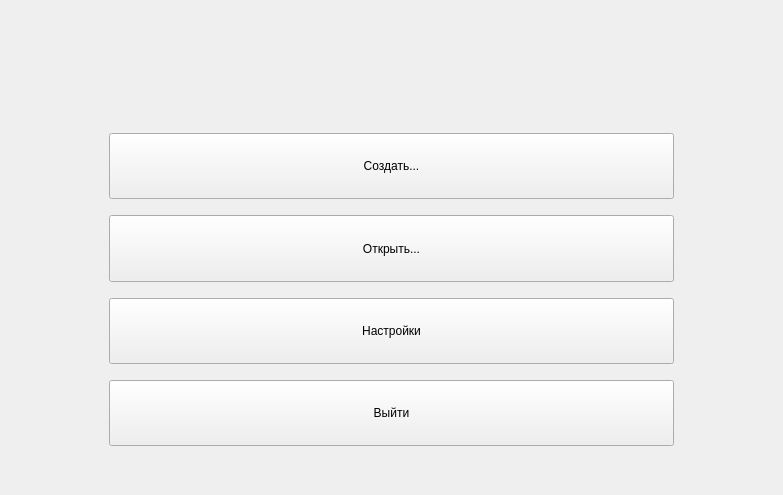
<?xml version="1.0" encoding="UTF-8"?>
<ui version="4.0">
 <class>MainWindow</class>
 <widget class="QMainWindow" name="MainWindow">
  <property name="geometry">
   <rect>
    <x>0</x>
    <y>0</y>
    <width>783</width>
    <height>495</height>
   </rect>
  </property>
  <property name="windowTitle">
   <string>MainWindow</string>
  </property>
  <widget class="QWidget" name="centralwidget">
   <layout class="QVBoxLayout" name="verticalLayout_2">
    <item>
     <spacer name="verticalSpacer_6">
      <property name="orientation">
       <enum>Qt::Vertical</enum>
      </property>
      <property name="sizeType">
       <enum>QSizePolicy::Fixed</enum>
      </property>
      <property name="sizeHint" stdset="0">
       <size>
        <width>20</width>
        <height>20</height>
       </size>
      </property>
     </spacer>
    </item>
    <item>
     <layout class="QHBoxLayout" name="logoLayout">
      <item>
       <spacer name="horizontalSpacer">
        <property name="orientation">
         <enum>Qt::Horizontal</enum>
        </property>
        <property name="sizeType">
         <enum>QSizePolicy::MinimumExpanding</enum>
        </property>
        <property name="sizeHint" stdset="0">
         <size>
          <width>148</width>
          <height>58</height>
         </size>
        </property>
       </spacer>
      </item>
      <item>
       <widget class="QLabel" name="logo">
        <property name="text">
         <string/>
        </property>
       </widget>
      </item>
      <item>
       <spacer name="horizontalSpacer_2">
        <property name="orientation">
         <enum>Qt::Horizontal</enum>
        </property>
        <property name="sizeType">
         <enum>QSizePolicy::MinimumExpanding</enum>
        </property>
        <property name="sizeHint" stdset="0">
         <size>
          <width>148</width>
          <height>58</height>
         </size>
        </property>
       </spacer>
      </item>
     </layout>
    </item>
    <item>
     <layout class="QHBoxLayout" name="mainLayout">
      <property name="sizeConstraint">
       <enum>QLayout::SetNoConstraint</enum>
      </property>
      <item>
       <spacer name="horizontalSpacer_3">
        <property name="orientation">
         <enum>Qt::Horizontal</enum>
        </property>
        <property name="sizeType">
         <enum>QSizePolicy::Fixed</enum>
        </property>
        <property name="sizeHint" stdset="0">
         <size>
          <width>100</width>
          <height>50</height>
         </size>
        </property>
       </spacer>
      </item>
      <item>
       <layout class="QVBoxLayout" name="verticalLayout">
        <item>
         <spacer name="verticalSpacer">
          <property name="orientation">
           <enum>Qt::Vertical</enum>
          </property>
          <property name="sizeType">
           <enum>QSizePolicy::Fixed</enum>
          </property>
          <property name="sizeHint" stdset="0">
           <size>
            <width>88</width>
            <height>40</height>
           </size>
          </property>
         </spacer>
        </item>
        <item>
         <widget class="QPushButton" name="b_create">
          <property name="sizePolicy">
           <sizepolicy hsizetype="Minimum" vsizetype="Expanding">
            <horstretch>0</horstretch>
            <verstretch>0</verstretch>
           </sizepolicy>
          </property>
          <property name="text">
           <string>Создать...</string>
          </property>
         </widget>
        </item>
        <item>
         <spacer name="verticalSpacer_3">
          <property name="orientation">
           <enum>Qt::Vertical</enum>
          </property>
          <property name="sizeType">
           <enum>QSizePolicy::Fixed</enum>
          </property>
          <property name="sizeHint" stdset="0">
           <size>
            <width>88</width>
            <height>10</height>
           </size>
          </property>
         </spacer>
        </item>
        <item>
         <widget class="QPushButton" name="b_open">
          <property name="sizePolicy">
           <sizepolicy hsizetype="Minimum" vsizetype="Expanding">
            <horstretch>0</horstretch>
            <verstretch>0</verstretch>
           </sizepolicy>
          </property>
          <property name="text">
           <string>Открыть...</string>
          </property>
         </widget>
        </item>
        <item>
         <spacer name="verticalSpacer_4">
          <property name="orientation">
           <enum>Qt::Vertical</enum>
          </property>
          <property name="sizeType">
           <enum>QSizePolicy::Fixed</enum>
          </property>
          <property name="sizeHint" stdset="0">
           <size>
            <width>88</width>
            <height>10</height>
           </size>
          </property>
         </spacer>
        </item>
        <item>
         <widget class="QPushButton" name="b_settings">
          <property name="sizePolicy">
           <sizepolicy hsizetype="Minimum" vsizetype="Expanding">
            <horstretch>0</horstretch>
            <verstretch>0</verstretch>
           </sizepolicy>
          </property>
          <property name="text">
           <string>Настройки</string>
          </property>
         </widget>
        </item>
        <item>
         <spacer name="verticalSpacer_5">
          <property name="orientation">
           <enum>Qt::Vertical</enum>
          </property>
          <property name="sizeType">
           <enum>QSizePolicy::Fixed</enum>
          </property>
          <property name="sizeHint" stdset="0">
           <size>
            <width>88</width>
            <height>10</height>
           </size>
          </property>
         </spacer>
        </item>
        <item>
         <widget class="QPushButton" name="b_exit">
          <property name="sizePolicy">
           <sizepolicy hsizetype="Minimum" vsizetype="Expanding">
            <horstretch>0</horstretch>
            <verstretch>0</verstretch>
           </sizepolicy>
          </property>
          <property name="text">
           <string>Выйти</string>
          </property>
         </widget>
        </item>
        <item>
         <spacer name="verticalSpacer_2">
          <property name="orientation">
           <enum>Qt::Vertical</enum>
          </property>
          <property name="sizeType">
           <enum>QSizePolicy::Fixed</enum>
          </property>
          <property name="sizeHint" stdset="0">
           <size>
            <width>88</width>
            <height>40</height>
           </size>
          </property>
         </spacer>
        </item>
       </layout>
      </item>
      <item>
       <spacer name="horizontalSpacer_4">
        <property name="orientation">
         <enum>Qt::Horizontal</enum>
        </property>
        <property name="sizeType">
         <enum>QSizePolicy::Fixed</enum>
        </property>
        <property name="sizeHint" stdset="0">
         <size>
          <width>100</width>
          <height>50</height>
         </size>
        </property>
       </spacer>
      </item>
     </layout>
    </item>
   </layout>
  </widget>
 </widget>
 <resources>
  <include location="logo.qrc"/>
 </resources>
 <connections/>
</ui>
